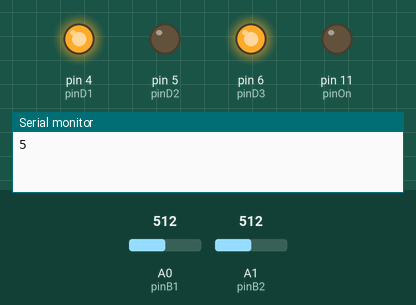
Recording of a sketch running on a simulated Arduino Uno, built with avr-gcc and run on an emulated ATmega328P. Parts: output pins drawn as LEDs (lit = HIGH), the last lines printed to the serial monitor. The inputs (shaded band) are chosen by the test bench; at power-on: A0 (pinB1) = 512, A1 (pinB2) = 512.

Above: at 0.1 s.
At 13.1 s:
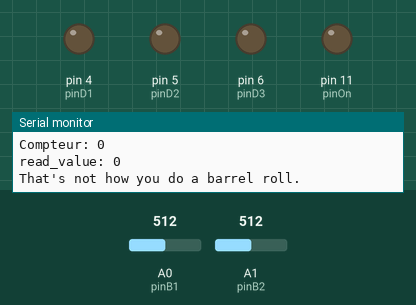
13.2 s: A0 (pinB1) set to 698
16.2 s: A0 (pinB1) set to 726
17.7 s: A0 (pinB1) set to 511
At 20.8 s:
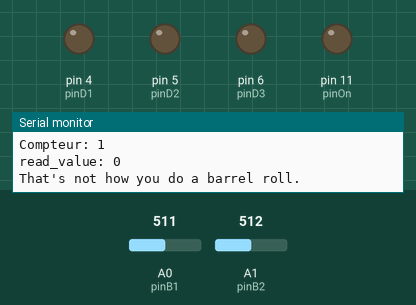
Timing chart, 0 to 22.3 s (numbered marks = the images above; inputs shaded):
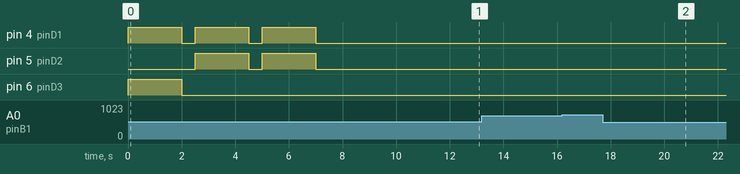

Measured:
- after the input at 17.7 s, pin 4 (pinD1): stays LOW (without the input it goes to HIGH after 3.8 s)

The sketch:

Arduino-LED-Generator-2.ino
```cpp
const int
pinB1 = 0,
pinB2 = 1, //Broches analogiques d'IHM
pinRandom = 5, //Broche analogique connectée à l'oxygène
pinOn = 11,
pinD1 = 4, //Broches de l'indicateur à DEL (super important)
pinD2 = 5,
pinD3 = 6;

unsigned int code[3];
/*
Code sous forme a;b;c pour :
a fois '1', b fois '2' et c fois '1'
avec a,b,c appartenant à [2..8]
*/

void setup()
{
  Serial.begin(9600);
  randomSeed(analogRead(pinRandom));
  pinMode(pinD1, OUTPUT);
  pinMode(pinD2, OUTPUT);
  pinMode(pinD3, OUTPUT);
  pinMode(pinOn, OUTPUT);
  wakeUpOracle(code);
  interrogateOracle(code);
}

void loop()
{
  if(checkRollable()) // TODO : vérifier le cas dual
    doABarrelRoll();
  else
    Serial.println("That's not how you do a barrel roll.");

}

void doABarrelRoll()
{
  Serial.println("Do a barrel roll !");
  digitalWrite(pinOn, HIGH);
  delay(1000); // 1s est largement suffisant, après on a le tournis
  digitalWrite(pinOn, LOW);
}

void wakeUpOracle(unsigned int code[])
{
    // TODO L'Oracle étant imprévisible, on utilise la version de secours plus fiable
  code[1]=3;
  code[2]=code[1];
  code[0]=code[1]+code[1+1]-1;

  /*
  for(int i=0; i<3; i++)
  {
    code[i] = random(2, 8);
  }
  */
}

void interrogateOracle(unsigned int code[])
{
  for(int i=0; i<3; i++)
  {
    Serial.println(code[i]);
    if(code[i]%2 == 1)
      digitalWrite(pinD1, HIGH);

    if((code[i]/2)%2 == 1)
      digitalWrite(pinD2, HIGH);

    if((code[i]/4)%2 == 1)
      digitalWrite(pinD3, HIGH);

    delay(2000);
    digitalWrite(pinD1, LOW);
    digitalWrite(pinD2, LOW);
    digitalWrite(pinD3, LOW);
    delay(500);
  }
    delay(2000);
}

boolean checkRollable()
{
  // self-explanatory
  int read_value = -1;
  return compte_entree(1, &read_value)==code[0] && read_value == 2
  && compte_entree(2, &read_value)==code[1]-1 && read_value == 1
  && compte_entree(1, &read_value)==code[2]-1 && read_value == 0;
}

int compte_entree(int expected_value, int* read_value)
{
  int compteur = 0;
  *read_value = lecture_attente();
  while(*read_value == expected_value)
  {
    compteur++;
    *read_value = lecture_attente();
  }
    Serial.print("Compteur: ");
    Serial.println(compteur);
    Serial.print("read_value: ");
    Serial.println(*read_value);

  return compteur;
}

int lecture_attente()
{
 const int seuil_haut = 300; // seuil_haut - seuil_bas = 2 * seuil_bas
 const int seuil_bas = 100;
 const int delay_value = 20;
 int nb = 2000/delay_value;
 int out = lecture(seuil_haut);
   digitalWrite(pinD1, LOW);
   digitalWrite(pinD2, LOW);
   digitalWrite(pinD3, LOW);
 while(out == 0 && nb > 0)
 {
   nb--;
   delay(delay_value);
   out = lecture(seuil_haut);
 }
 delay(200); // pour la led
 if(out == 0) // rien n'est détecté
 {
   Serial.println("0");
   digitalWrite(pinD1, HIGH);
   return out;
 }

 nb = 5000/delay_value;

 while(lecture(seuil_bas) != 0 && nb > 0)
 {
   nb--;
   delay(delay_value);  // sinon on attend de revenir à 0 avant de retourner la valeur
 }

 // TODO : ça peut arriver ?
 if(nb <= 0)
 {
   Serial.println("Non, non et non !");
   digitalWrite(pinD1, HIGH);
   return 0; // > 5 secondes: annulation
 }
 if(out == 1)
    digitalWrite(pinD2, HIGH);
 else if(out == 2)
    digitalWrite(pinD3, HIGH);

 Serial.println(out);
 return out;
}

int lecture(int seuil)
{
  int diff_minimal = 200; // coeff de Spearman
  int a1, a2;
  a1 = analogRead(pinB1);
  a2 = analogRead(pinB2);

  if(a1 > seuil && a1-a2 >= diff_minimal)
    return 1;
  else if(a2 > seuil && a2-a1 >= diff_minimal)
    return 2;
  else
    return 0;
}
```
